Frame 1 (no input): blank canvas, image omitted
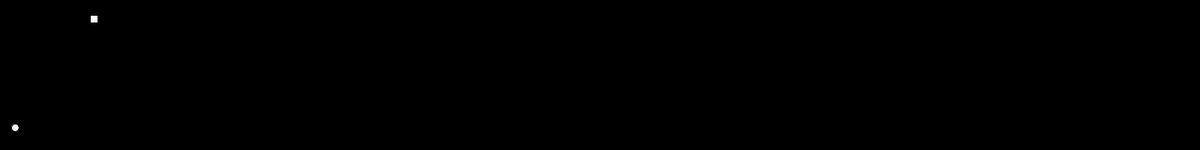
Frame 60 (the mouse pressed at the canvas centre just before this capture)
Frame 120 (the mouse held since frame 60 and released just before this capture): blank canvas, image omitted

The Processing sketch that drew this single still picture (run headless with seeded random() and noise(); from frame 60 on, the mouse is pressed at the canvas centre):

// Processing sketch: Opdracht8_3
// ── Opdracht8_3.pde
int x=0;
int y=50;


void setup(){
  size(1600,200);
  frameRate(60);
}
void draw(){
  y+=2;
  background(0);
  circle(20,y,10);
  if(y>height){
    y-=height;
  }
  x+=2;
  rect(x,20,10,10);
  if(x>width){
    x-=width;
}
}
